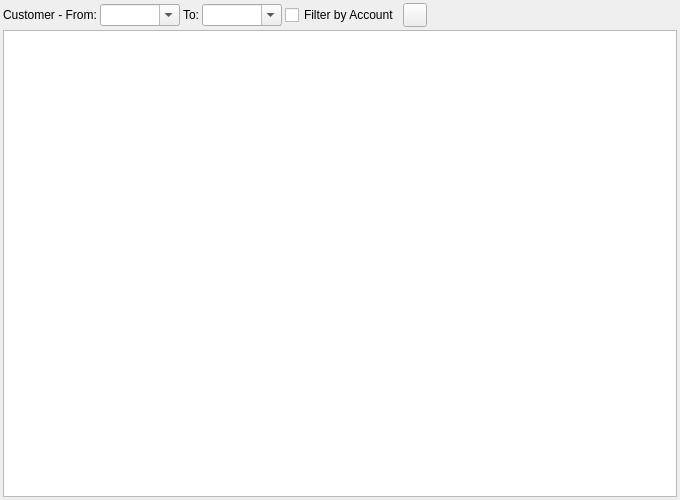
<?xml version="1.0" encoding="UTF-8"?>
<ui version="4.0">
 <class>CRM_CustomerReportWidget</class>
 <widget class="QWidget" name="CRM_CustomerReportWidget">
  <property name="geometry">
   <rect>
    <x>0</x>
    <y>0</y>
    <width>680</width>
    <height>500</height>
   </rect>
  </property>
  <property name="windowTitle">
   <string>Dialog</string>
  </property>
  <layout class="QGridLayout" name="gridLayout">
   <property name="leftMargin">
    <number>3</number>
   </property>
   <property name="topMargin">
    <number>3</number>
   </property>
   <property name="rightMargin">
    <number>3</number>
   </property>
   <property name="bottomMargin">
    <number>3</number>
   </property>
   <property name="spacing">
    <number>3</number>
   </property>
   <item row="0" column="0">
    <layout class="QHBoxLayout" name="horizontalLayout_2">
     <item>
      <widget class="QLabel" name="lblCustomerFrom">
       <property name="text">
        <string>Customer - From:</string>
       </property>
      </widget>
     </item>
     <item>
      <widget class="QComboBox" name="cbFromCustSupp">
       <property name="minimumSize">
        <size>
         <width>80</width>
         <height>0</height>
        </size>
       </property>
       <property name="editable">
        <bool>true</bool>
       </property>
       <property name="maxVisibleItems">
        <number>15</number>
       </property>
      </widget>
     </item>
     <item>
      <widget class="QLabel" name="label_4">
       <property name="text">
        <string>To:</string>
       </property>
      </widget>
     </item>
     <item>
      <widget class="QComboBox" name="cbToCustSupp">
       <property name="minimumSize">
        <size>
         <width>80</width>
         <height>0</height>
        </size>
       </property>
       <property name="editable">
        <bool>true</bool>
       </property>
       <property name="maxVisibleItems">
        <number>15</number>
       </property>
      </widget>
     </item>
     <item>
      <widget class="QCheckBox" name="cbFilterByAccount">
       <property name="text">
        <string>Filter by Account</string>
       </property>
      </widget>
     </item>
     <item>
      <widget class="QToolButton" name="pbRefresh">
       <property name="minimumSize">
        <size>
         <width>24</width>
         <height>24</height>
        </size>
       </property>
       <property name="maximumSize">
        <size>
         <width>24</width>
         <height>24</height>
        </size>
       </property>
       <property name="toolTip">
        <string>Refresh customer report</string>
       </property>
       <property name="text">
        <string/>
       </property>
       <property name="icon">
        <iconset resource="../../../db/src/gui/db.qrc">
         <normaloff>:/images/icons/arrow_refresh.png</normaloff>:/images/icons/arrow_refresh.png</iconset>
       </property>
      </widget>
     </item>
     <item>
      <spacer name="horizontalSpacer_2">
       <property name="orientation">
        <enum>Qt::Horizontal</enum>
       </property>
       <property name="sizeHint" stdset="0">
        <size>
         <width>40</width>
         <height>20</height>
        </size>
       </property>
      </spacer>
     </item>
    </layout>
   </item>
   <item row="1" column="0">
    <widget class="RB_TextEdit" name="teReport"/>
   </item>
  </layout>
 </widget>
 <customwidgets>
  <customwidget>
   <class>RB_TextEdit</class>
   <extends>QTextEdit</extends>
   <header>rb_textedit.h</header>
  </customwidget>
 </customwidgets>
 <tabstops>
  <tabstop>teReport</tabstop>
  <tabstop>cbFromCustSupp</tabstop>
  <tabstop>cbToCustSupp</tabstop>
  <tabstop>cbFilterByAccount</tabstop>
  <tabstop>pbRefresh</tabstop>
 </tabstops>
 <resources>
  <include location="../../../db/src/gui/db.qrc"/>
 </resources>
 <connections/>
</ui>
